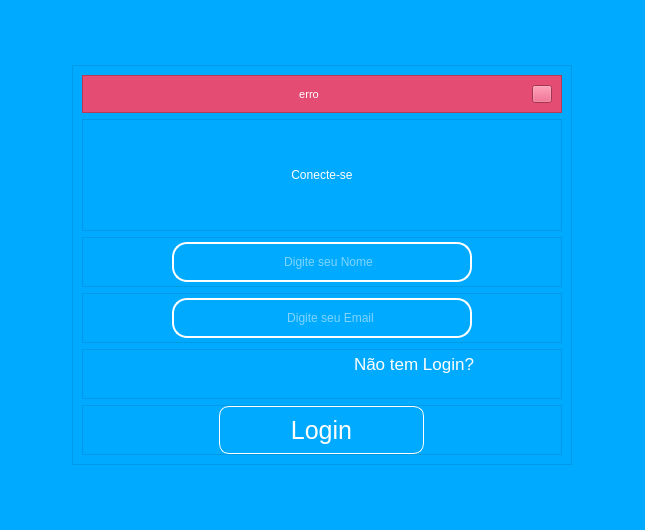
<?xml version="1.0" encoding="UTF-8"?>
<ui version="4.0">
 <class>bg_tela_cadastro</class>
 <widget class="QMainWindow" name="bg_tela_cadastro">
  <property name="geometry">
   <rect>
    <x>0</x>
    <y>0</y>
    <width>645</width>
    <height>530</height>
   </rect>
  </property>
  <property name="windowTitle">
   <string>MainWindow</string>
  </property>
  <property name="styleSheet">
   <string notr="true">background-color: rgb(0, 170, 255);</string>
  </property>
  <widget class="QWidget" name="centralwidget">
   <layout class="QHBoxLayout" name="horizontalLayout_3">
    <item>
     <layout class="QHBoxLayout" name="horizontalLayout_13">
      <item>
       <widget class="QFrame" name="frame_bg_geral">
        <property name="styleSheet">
         <string notr="true">background-color: rgb(0, 170, 255);</string>
        </property>
        <property name="frameShape">
         <enum>QFrame::NoFrame</enum>
        </property>
        <property name="frameShadow">
         <enum>QFrame::Raised</enum>
        </property>
        <layout class="QHBoxLayout" name="horizontalLayout">
         <item>
          <widget class="QFrame" name="frame_bg_informacoes">
           <property name="minimumSize">
            <size>
             <width>0</width>
             <height>0</height>
            </size>
           </property>
           <property name="maximumSize">
            <size>
             <width>500</width>
             <height>400</height>
            </size>
           </property>
           <property name="font">
            <font>
             <pointsize>2</pointsize>
            </font>
           </property>
           <property name="layoutDirection">
            <enum>Qt::LeftToRight</enum>
           </property>
           <property name="styleSheet">
            <string notr="true">background-color: rgba(0, 170, 255, 100);</string>
           </property>
           <property name="frameShape">
            <enum>QFrame::StyledPanel</enum>
           </property>
           <property name="frameShadow">
            <enum>QFrame::Raised</enum>
           </property>
           <layout class="QVBoxLayout" name="verticalLayout_2">
            <item>
             <widget class="QFrame" name="frame_erro">
              <property name="maximumSize">
               <size>
                <width>16777215</width>
                <height>38</height>
               </size>
              </property>
              <property name="styleSheet">
               <string notr="true">background-color: rgb(229, 76, 115);</string>
              </property>
              <property name="frameShape">
               <enum>QFrame::StyledPanel</enum>
              </property>
              <property name="frameShadow">
               <enum>QFrame::Raised</enum>
              </property>
              <layout class="QHBoxLayout" name="horizontalLayout_15">
               <item>
                <widget class="QLabel" name="texto_erro">
                 <property name="font">
                  <font>
                   <family>System</family>
                   <pointsize>8</pointsize>
                   <weight>9</weight>
                   <italic>false</italic>
                   <bold>false</bold>
                  </font>
                 </property>
                 <property name="styleSheet">
                  <string notr="true">color: rgb(255, 255, 255);
font: 75 8pt &quot;System&quot;;</string>
                 </property>
                 <property name="text">
                  <string>erro</string>
                 </property>
                 <property name="alignment">
                  <set>Qt::AlignCenter</set>
                 </property>
                </widget>
               </item>
               <item>
                <widget class="QPushButton" name="pushButton_fechar_frame">
                 <property name="maximumSize">
                  <size>
                   <width>20</width>
                   <height>20</height>
                  </size>
                 </property>
                 <property name="text">
                  <string/>
                 </property>
                 <property name="icon">
                  <iconset resource="img.qrc">
                   <normaloff>:/icon_fechar/fechar-o-simbolo-quadrado-arredondado-da-interface-com-uma-cruz (1).png</normaloff>:/icon_fechar/fechar-o-simbolo-quadrado-arredondado-da-interface-com-uma-cruz (1).png</iconset>
                 </property>
                 <property name="iconSize">
                  <size>
                   <width>20</width>
                   <height>20</height>
                  </size>
                 </property>
                </widget>
               </item>
              </layout>
             </widget>
            </item>
            <item>
             <widget class="QFrame" name="frame_cadastre_se">
              <property name="styleSheet">
               <string notr="true"/>
              </property>
              <property name="frameShape">
               <enum>QFrame::StyledPanel</enum>
              </property>
              <property name="frameShadow">
               <enum>QFrame::Raised</enum>
              </property>
              <layout class="QHBoxLayout" name="horizontalLayout_2">
               <item>
                <widget class="QLabel" name="label_cadastre_se">
                 <property name="autoFillBackground">
                  <bool>false</bool>
                 </property>
                 <property name="styleSheet">
                  <string notr="true">border:none;
font: 36pt &quot;MS Sans Serif&quot;;
color: rgb(255, 255, 255);</string>
                 </property>
                 <property name="text">
                  <string>Conecte-se</string>
                 </property>
                 <property name="alignment">
                  <set>Qt::AlignCenter</set>
                 </property>
                </widget>
               </item>
              </layout>
             </widget>
            </item>
            <item>
             <widget class="QFrame" name="frame_input_digite_nome">
              <property name="maximumSize">
               <size>
                <width>16777215</width>
                <height>50</height>
               </size>
              </property>
              <property name="styleSheet">
               <string notr="true"/>
              </property>
              <property name="frameShape">
               <enum>QFrame::StyledPanel</enum>
              </property>
              <property name="frameShadow">
               <enum>QFrame::Raised</enum>
              </property>
              <layout class="QHBoxLayout" name="horizontalLayout_5">
               <property name="spacing">
                <number>0</number>
               </property>
               <property name="leftMargin">
                <number>0</number>
               </property>
               <property name="topMargin">
                <number>0</number>
               </property>
               <property name="rightMargin">
                <number>0</number>
               </property>
               <property name="bottomMargin">
                <number>0</number>
               </property>
               <item>
                <widget class="QFrame" name="frame_7">
                 <property name="maximumSize">
                  <size>
                   <width>300</width>
                   <height>40</height>
                  </size>
                 </property>
                 <property name="styleSheet">
                  <string notr="true">border: 2px solid  rgb(255, 255, 255);
border-radius: 15px;</string>
                 </property>
                 <property name="frameShape">
                  <enum>QFrame::StyledPanel</enum>
                 </property>
                 <property name="frameShadow">
                  <enum>QFrame::Raised</enum>
                 </property>
                 <layout class="QHBoxLayout" name="horizontalLayout_4">
                  <property name="spacing">
                   <number>0</number>
                  </property>
                  <property name="leftMargin">
                   <number>6</number>
                  </property>
                  <property name="topMargin">
                   <number>0</number>
                  </property>
                  <property name="rightMargin">
                   <number>0</number>
                  </property>
                  <property name="bottomMargin">
                   <number>0</number>
                  </property>
                  <item>
                   <widget class="QLabel" name="icon_user">
                    <property name="maximumSize">
                     <size>
                      <width>40</width>
                      <height>30</height>
                     </size>
                    </property>
                    <property name="styleSheet">
                     <string notr="true">border: none;</string>
                    </property>
                    <property name="text">
                     <string/>
                    </property>
                    <property name="pixmap">
                     <pixmap resource="img.qrc">:/icon_user/user.png</pixmap>
                    </property>
                    <property name="scaledContents">
                     <bool>true</bool>
                    </property>
                   </widget>
                  </item>
                  <item>
                   <widget class="QLineEdit" name="lineEdit_login">
                    <property name="maximumSize">
                     <size>
                      <width>400</width>
                      <height>300</height>
                     </size>
                    </property>
                    <property name="styleSheet">
                     <string notr="true">border: none;
color: rgb(255, 255, 255);</string>
                    </property>
                    <property name="alignment">
                     <set>Qt::AlignCenter</set>
                    </property>
                    <property name="dragEnabled">
                     <bool>false</bool>
                    </property>
                    <property name="placeholderText">
                     <string>Digite seu Nome</string>
                    </property>
                   </widget>
                  </item>
                 </layout>
                </widget>
               </item>
              </layout>
             </widget>
            </item>
            <item>
             <widget class="QFrame" name="frame_input_digite_email">
              <property name="maximumSize">
               <size>
                <width>16777215</width>
                <height>50</height>
               </size>
              </property>
              <property name="styleSheet">
               <string notr="true"/>
              </property>
              <property name="frameShape">
               <enum>QFrame::StyledPanel</enum>
              </property>
              <property name="frameShadow">
               <enum>QFrame::Raised</enum>
              </property>
              <layout class="QHBoxLayout" name="horizontalLayout_7">
               <property name="spacing">
                <number>0</number>
               </property>
               <property name="leftMargin">
                <number>0</number>
               </property>
               <property name="topMargin">
                <number>0</number>
               </property>
               <property name="rightMargin">
                <number>0</number>
               </property>
               <property name="bottomMargin">
                <number>0</number>
               </property>
               <item>
                <widget class="QFrame" name="frame_8">
                 <property name="maximumSize">
                  <size>
                   <width>300</width>
                   <height>40</height>
                  </size>
                 </property>
                 <property name="styleSheet">
                  <string notr="true">border: 2px solid  rgb(255, 255, 255);
border-radius: 15px;</string>
                 </property>
                 <property name="frameShape">
                  <enum>QFrame::StyledPanel</enum>
                 </property>
                 <property name="frameShadow">
                  <enum>QFrame::Raised</enum>
                 </property>
                 <layout class="QHBoxLayout" name="horizontalLayout_6">
                  <property name="spacing">
                   <number>0</number>
                  </property>
                  <property name="leftMargin">
                   <number>10</number>
                  </property>
                  <property name="topMargin">
                   <number>0</number>
                  </property>
                  <property name="rightMargin">
                   <number>0</number>
                  </property>
                  <property name="bottomMargin">
                   <number>0</number>
                  </property>
                  <item>
                   <widget class="QLabel" name="icon_email">
                    <property name="maximumSize">
                     <size>
                      <width>30</width>
                      <height>30</height>
                     </size>
                    </property>
                    <property name="styleSheet">
                     <string notr="true">border: none;</string>
                    </property>
                    <property name="text">
                     <string/>
                    </property>
                    <property name="pixmap">
                     <pixmap resource="img.qrc">:/icon_email/email-marketing.png</pixmap>
                    </property>
                    <property name="scaledContents">
                     <bool>true</bool>
                    </property>
                   </widget>
                  </item>
                  <item>
                   <widget class="QLineEdit" name="lineEdit_senha">
                    <property name="maximumSize">
                     <size>
                      <width>400</width>
                      <height>300</height>
                     </size>
                    </property>
                    <property name="styleSheet">
                     <string notr="true">border: none;
color: rgb(255, 255, 255);</string>
                    </property>
                    <property name="alignment">
                     <set>Qt::AlignCenter</set>
                    </property>
                    <property name="dragEnabled">
                     <bool>false</bool>
                    </property>
                    <property name="placeholderText">
                     <string>Digite seu Email</string>
                    </property>
                   </widget>
                  </item>
                 </layout>
                </widget>
               </item>
              </layout>
             </widget>
            </item>
            <item>
             <widget class="QFrame" name="frame_ja_tenho_login">
              <property name="maximumSize">
               <size>
                <width>16777215</width>
                <height>50</height>
               </size>
              </property>
              <property name="styleSheet">
               <string notr="true"/>
              </property>
              <property name="frameShape">
               <enum>QFrame::StyledPanel</enum>
              </property>
              <property name="frameShadow">
               <enum>QFrame::Raised</enum>
              </property>
              <layout class="QHBoxLayout" name="horizontalLayout_12">
               <property name="spacing">
                <number>0</number>
               </property>
               <property name="leftMargin">
                <number>184</number>
               </property>
               <property name="topMargin">
                <number>0</number>
               </property>
               <property name="rightMargin">
                <number>0</number>
               </property>
               <property name="bottomMargin">
                <number>19</number>
               </property>
               <item>
                <widget class="QPushButton" name="pushButton_nao_tem_login">
                 <property name="font">
                  <font>
                   <pointsize>13</pointsize>
                  </font>
                 </property>
                 <property name="mouseTracking">
                  <bool>false</bool>
                 </property>
                 <property name="styleSheet">
                  <string notr="true">QPushButton {

color: rgb(255, 255, 255);
border: none;

}

QPushButton:hover {

color: rgb(229, 229, 229);
border: none;

}</string>
                 </property>
                 <property name="text">
                  <string>Não tem Login?</string>
                 </property>
                </widget>
               </item>
              </layout>
             </widget>
            </item>
            <item>
             <widget class="QFrame" name="frame_btn_cadastre_se">
              <property name="maximumSize">
               <size>
                <width>16777215</width>
                <height>50</height>
               </size>
              </property>
              <property name="styleSheet">
               <string notr="true"/>
              </property>
              <property name="frameShape">
               <enum>QFrame::StyledPanel</enum>
              </property>
              <property name="frameShadow">
               <enum>QFrame::Raised</enum>
              </property>
              <layout class="QHBoxLayout" name="horizontalLayout_14">
               <property name="spacing">
                <number>0</number>
               </property>
               <property name="leftMargin">
                <number>0</number>
               </property>
               <property name="topMargin">
                <number>0</number>
               </property>
               <property name="rightMargin">
                <number>0</number>
               </property>
               <property name="bottomMargin">
                <number>0</number>
               </property>
               <item>
                <widget class="QPushButton" name="pushButton_login">
                 <property name="maximumSize">
                  <size>
                   <width>205</width>
                   <height>55</height>
                  </size>
                 </property>
                 <property name="font">
                  <font>
                   <pointsize>19</pointsize>
                   <weight>50</weight>
                   <bold>false</bold>
                  </font>
                 </property>
                 <property name="styleSheet">
                  <string notr="true">QPushButton{

	color: rgb(255, 255, 255);
    border: 1px solid rgb(255, 255, 255);
    border-radius: 10px;

}

QPushButton:hover{
	
	background-color: ;
	background-color: rgb(1, 208, 255);
    color: rgb(255, 255, 255);
    border-radius: 10px;

}</string>
                 </property>
                 <property name="text">
                  <string>Login</string>
                 </property>
                </widget>
               </item>
              </layout>
             </widget>
            </item>
           </layout>
          </widget>
         </item>
        </layout>
       </widget>
      </item>
     </layout>
    </item>
   </layout>
  </widget>
 </widget>
 <resources>
  <include location="img.qrc"/>
  <include location="icones.qrc"/>
 </resources>
 <connections/>
</ui>
